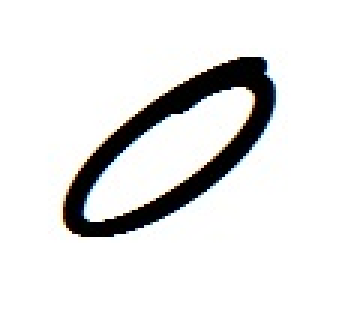
%> input picture Character Recognition/O1.jpg, 117 x 103 px (shown 3 times larger)
$ octave --eval "result = imageProcess(imread('O1.jpg'));"   (GNU Octave 9; MATLAB toolbox functions it lacks are replaced by stand-ins)
%> lines starting %> are read from the running program, lines starting %| are printed output that depends on the picture; in (x1, y1, x2, y2) boxes, pixels count from 0 and x2, y2 are one past the last pixel; in counts of white or black regions, pixels touching at a corner belong together; the program's own positions count from 1
function [A]=imageProcess(A)
A=im2bw(A);
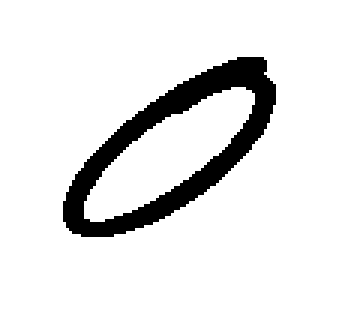
%> A: size 103x117 logical (shown 3 times larger); 89.8% white; 1 black region, box (x1, y1, x2, y2) and area: (21, 19, 92, 79) 1234
A=imresize(A,[50 50]);
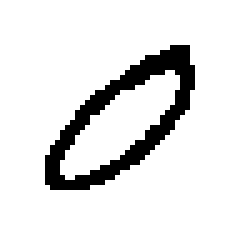
%> A: size 50x50 logical (shown 5 times larger); 89.7% white; 1 black region, box (x1, y1, x2, y2) and area: (9, 9, 39, 38) 257
A=double(A);
A=reshape(A,2500,1);
%> A = 2500 values, max 1 at index 1, min 0 at index 482, mean 0.897
%> `result = imageProcess(imread('O1.jpg'));`: result has the same summary as A in imageProcess
end

$ run again, on Character Recognition/O10.jpg
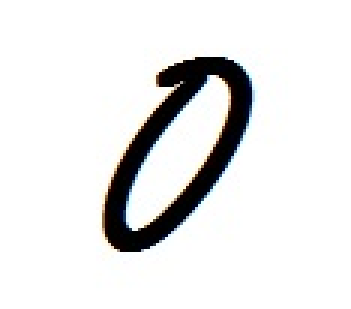
%> input picture Character Recognition/O10.jpg, 117 x 103 px (shown 3 times larger)
%> in imageProcess, `A=im2bw(A);`:
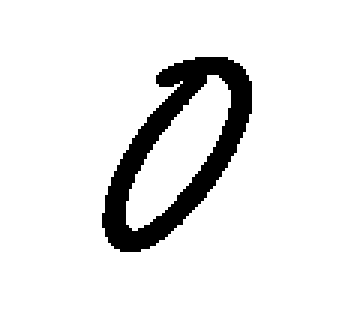
%> A: size 103x117 logical (shown 3 times larger); 90.6% white; 1 black region, box (x1, y1, x2, y2) and area: (34, 19, 84, 84) 1132
%> in imageProcess, `A=imresize(A,[50 50]);`:
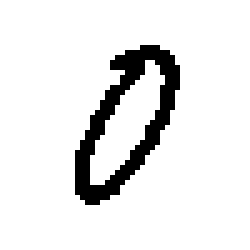
%> A: size 50x50 logical (shown 5 times larger); 90.7% white; 1 black region, box (x1, y1, x2, y2) and area: (15, 9, 36, 41) 233
%> in imageProcess, `A=reshape(A,2500,1);`: A = 2500 values, max 1 at index 1, min 0 at index 781, mean 0.907
%> result has the same summary as A in imageProcess

$ run again, on Character Recognition/O11.jpg
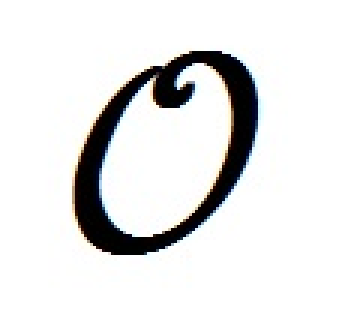
%> input picture Character Recognition/O11.jpg, 117 x 103 px (shown 3 times larger)
%> in imageProcess, `A=im2bw(A);`:
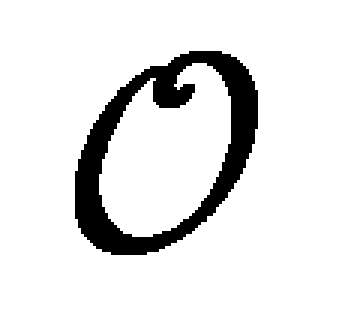
%> A: size 103x117 logical (shown 3 times larger); 89.1% white; 1 black region, box (x1, y1, x2, y2) and area: (25, 17, 86, 85) 1316
%> in imageProcess, `A=imresize(A,[50 50]);`:
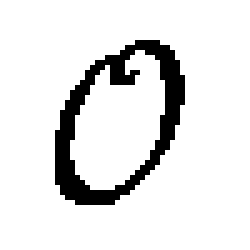
%> A: size 50x50 logical (shown 5 times larger); 89.2% white; 1 black region, box (x1, y1, x2, y2) and area: (11, 8, 37, 41) 269
%> in imageProcess, `A=reshape(A,2500,1);`: A = 2500 values, max 1 at index 1, min 0 at index 577, mean 0.892
%> result has the same summary as A in imageProcess
